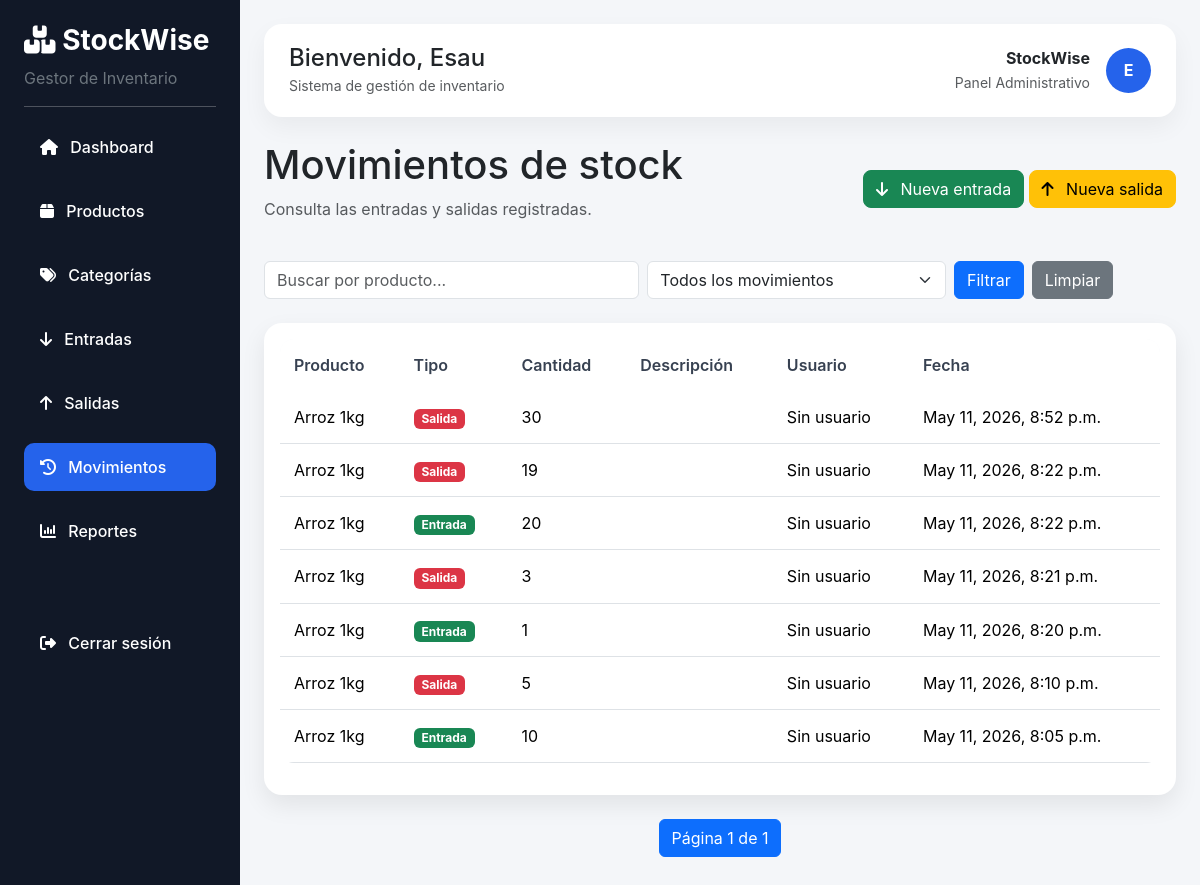
The app's page /inventario/ (signed in), older data.
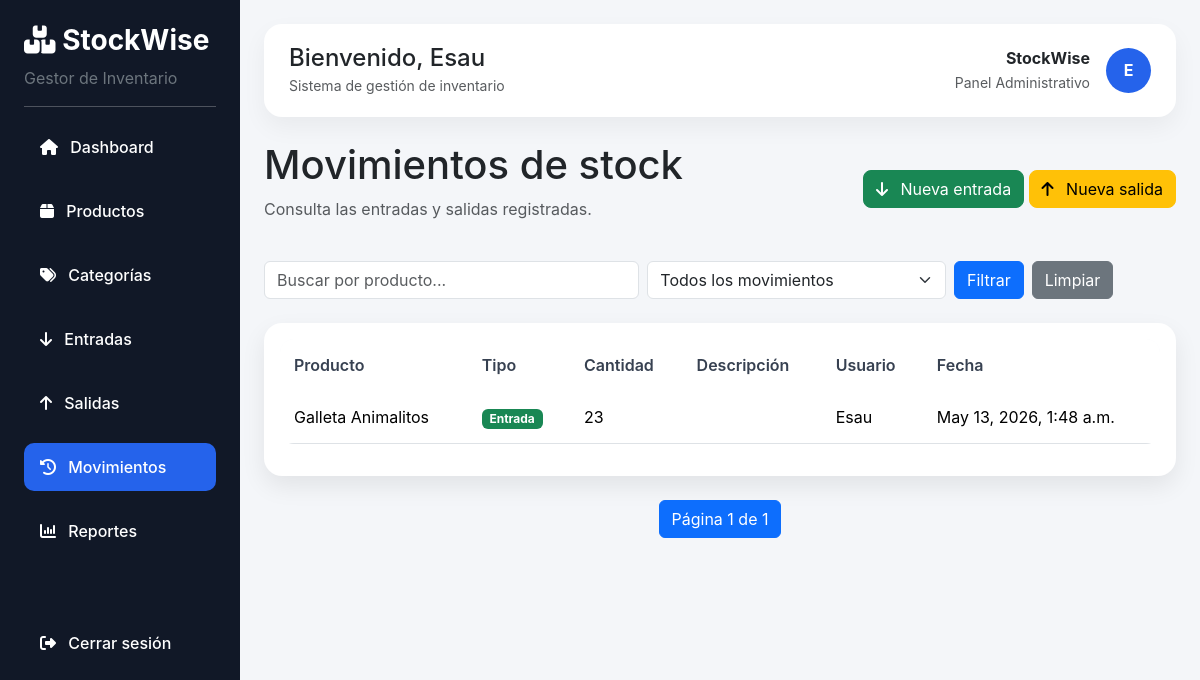
The same page, newer data.
### inventario/models.py (models this page shows, shortened)
class MovimientoStock(models.Model):
    TIPO_CHOICES = [
        ('ENTRADA', 'Entrada'),
        ('SALIDA', 'Salida'),
    ]
    producto = models.ForeignKey(Producto, on_delete=models.CASCADE)
    usuario = models.ForeignKey(User, on_delete=models.SET_NULL, null=True, blank=True)
    tipo = models.CharField(max_length=10, choices=TIPO_CHOICES)
    cantidad = models.PositiveIntegerField()
    fecha = models.DateTimeField(auto_now_add=True)
    descripcion = models.CharField(max_length=200, blank=True)

### productos/models.py (models this page shows, shortened)
class Producto(models.Model):
    nombre = models.CharField(max_length=100)
    descripcion = models.TextField(blank=True)
    precio = models.DecimalField(max_digits=10, decimal_places=2)
    stock = models.IntegerField(default=0)
    stock_minimo = models.IntegerField(default=5)
    categoria = models.ForeignKey(Categoria, on_delete=models.CASCADE)

### inventario/views.py (the view)
# urls.py: path('', views.lista_movimientos, name='lista_movimientos'),
@login_required(login_url='login')
def lista_movimientos(request):
    tipo = request.GET.get('tipo')
    buscar = request.GET.get('buscar')
    movimientos = MovimientoStock.objects.order_by('-fecha')
    if tipo:
        movimientos = movimientos.filter(tipo=tipo)
    if buscar:
        movimientos = movimientos.filter(producto__nombre__icontains=buscar)
    paginator = Paginator(movimientos, 10)
    page_number = request.GET.get('page')
    page_obj = paginator.get_page(page_number)
    return render(request, 'inventario/lista.html', {
        'movimientos': page_obj,
        'page_obj': page_obj,
        'tipo': tipo,
        'buscar': buscar,
    })

### templates/inventario/lista.html (shortened to what this page needs)
{% extends 'base.html' %}
{% block content %}
<div class="d-flex justify-content-between align-items-center mb-4">
    <div>
        <h1>Movimientos de stock</h1>
        <p class="text-muted">Consulta las entradas y salidas registradas.</p>
    </div>
    <div>
        <a href="{% url 'crear_entrada' %}" class="btn btn-success rounded-3">
            <i class="fa-solid fa-arrow-down me-2"></i>
            Nueva entrada
        </a>
        <a href="{% url 'crear_salida' %}" class="btn btn-warning rounded-3">
            <i class="fa-solid fa-arrow-up me-2"></i>
            Nueva salida
        </a>
    </div>
</div>
<form method="GET" class="mb-4">
    <div class="row g-2">
        <div class="col-md-5">
            <input type="text" name="buscar" class="form-control" placeholder="Buscar por producto..."
                value="{{ buscar|default:'' }}">
        </div>
        <div class="col-md-4">
            <select name="tipo" class="form-select">
                <option value="">Todos los movimientos</option>
            </select>
        </div>
        <div class="col-md-3 d-flex gap-2">
            <button type="submit" class="btn btn-primary">
                Filtrar
            </button>
            <a href="{% url 'lista_movimientos' %}" class="btn btn-secondary">
                Limpiar
            </a>
        </div>
    </div>
</form>
<div class="card dashboard-card">
    <div class="card-body">
        <table class="table table-hover align-middle">
            <thead>
                <tr>
                    <th>Producto</th>
                    <th>Tipo</th>
                    <th>Cantidad</th>
                    <th>Descripción</th>
                    <th>Usuario</th>
                    <th>Fecha</th>
                </tr>
            </thead>
            <tbody>
                {% for movimiento in movimientos %}
                <tr>
                    <td>{{ movimiento.producto.nombre }}</td>
                    <td>
                        {% if movimiento.tipo == 'ENTRADA' %}
                        <span class="badge bg-success">Entrada</span>
                        {% else %}
                        <span class="badge bg-danger">Salida</span>
                        {% endif %}
                    </td>
                    <td>{{ movimiento.cantidad }}</td>
                    <td>{{ movimiento.descripcion }}</td>
                    <td>
                        {% if movimiento.usuario %}
                        {{ movimiento.usuario.username }}
                        {% else %}
                        Sin usuario
                        {% endif %}
                    </td>
                    <td>{{ movimiento.fecha }}</td>
                </tr>
                {% empty %}
                <tr>
                    <td colspan="5" class="text-center">
                        No hay movimientos registrados.
                    </td>
                </tr>
                {% endfor %}
            </tbody>
        </table>
    </div>
</div>
<nav class="mt-4">
    <ul class="pagination justify-content-center">
        <li class="page-item active">
            <span class="page-link">
                Página {{ page_obj.number }} de {{ page_obj.paginator.num_pages }}
            </span>
        </li>
    </ul>
</nav>
{% endblock %}

Row changes from the older to the newer data that the page shows:
removed MovimientoStock: producto.nombre "Arroz 1kg", tipo "Salida", cantidad "30", shows "Sin usuario", fecha "May 11, 2026, 8:52 p.m."
removed MovimientoStock: producto.nombre "Arroz 1kg", tipo "Salida", cantidad "19", shows "Sin usuario", fecha "May 11, 2026, 8:22 p.m."
removed MovimientoStock: producto.nombre "Arroz 1kg", tipo "Entrada", cantidad "20", shows "Sin usuario", fecha "May 11, 2026, 8:22 p.m."
removed MovimientoStock: producto.nombre "Arroz 1kg", tipo "Salida", cantidad "3", shows "Sin usuario", fecha "May 11, 2026, 8:21 p.m."
removed MovimientoStock: producto.nombre "Arroz 1kg", tipo "Entrada", cantidad "1", shows "Sin usuario", fecha "May 11, 2026, 8:20 p.m."
removed MovimientoStock: producto.nombre "Arroz 1kg", tipo "Salida", cantidad "5", shows "Sin usuario", fecha "May 11, 2026, 8:10 p.m."
removed MovimientoStock: producto.nombre "Arroz 1kg", tipo "Entrada", cantidad "10", shows "Sin usuario", fecha "May 11, 2026, 8:05 p.m."
added MovimientoStock: producto.nombre "Galleta Animalitos", tipo "Entrada", cantidad "23", usuario.username "Esau", fecha "May 13, 2026, 1:48 a.m."
